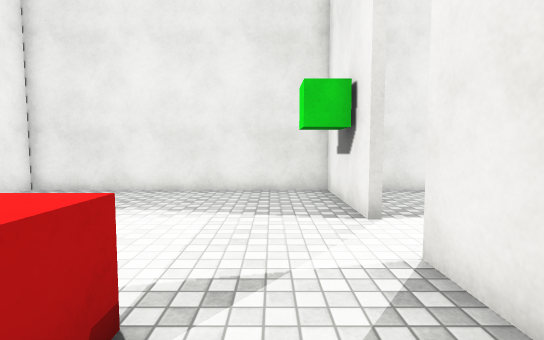
View 1 (above)

13 first-person views from a walk through a Unity game level. The camera is 1.3 m above the floor, tilts 4° down and sees 85° across. The floor is counted in squares, 1 m on a side. Each view is taken from the middle of a square. On the plan, view 1 faces up. The plan holds only what a view shows up to about 14 squares ahead; the rest is blank. The player is left out. Surface patterns are stand-ins for the level's own textures.

View 2
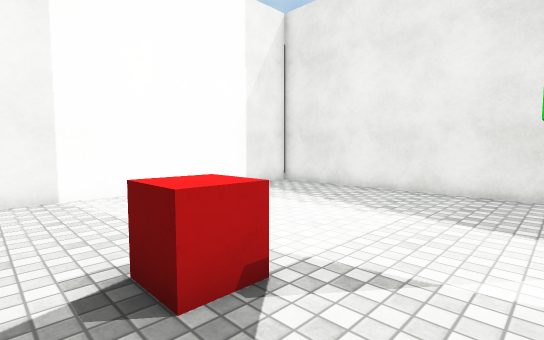

View 3
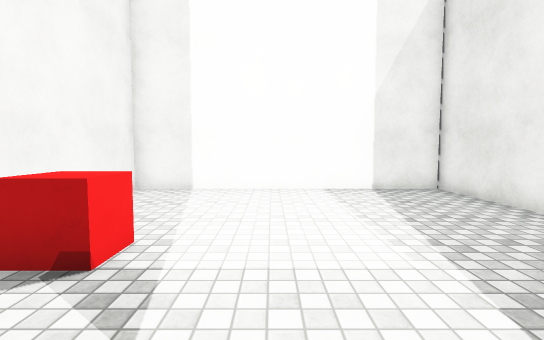

View 4
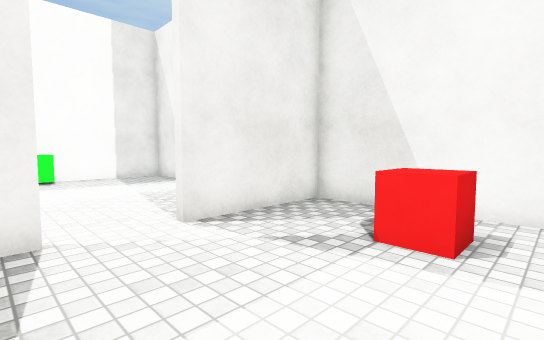

View 5
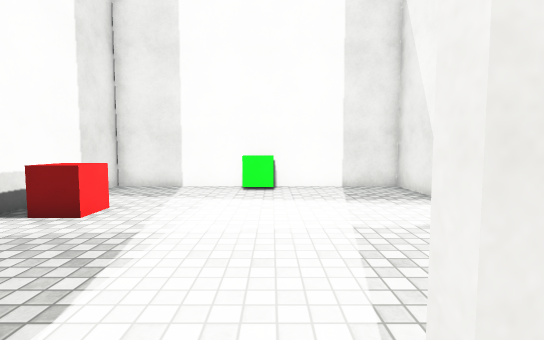

View 6
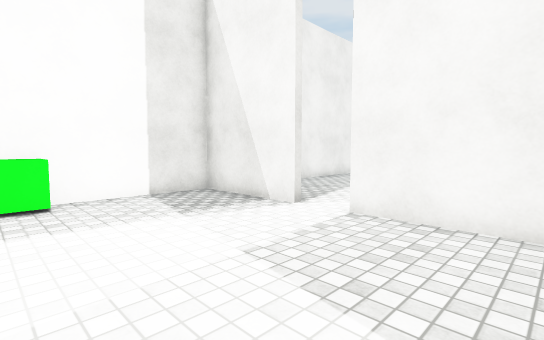

View 7
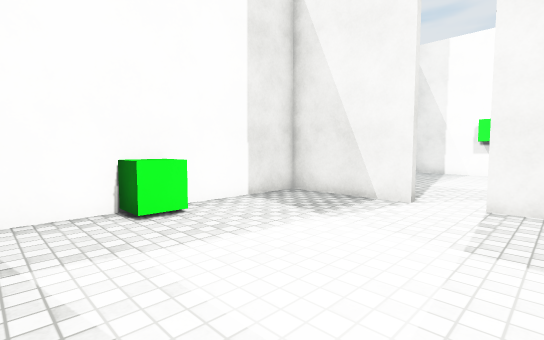

View 8
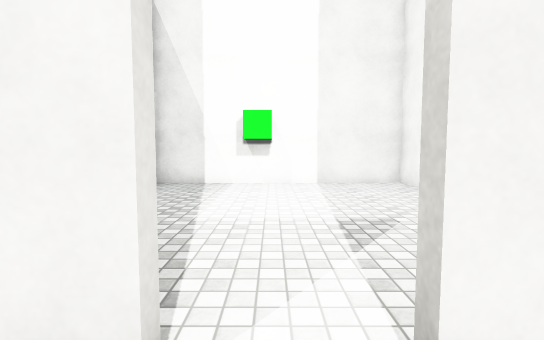

View 9
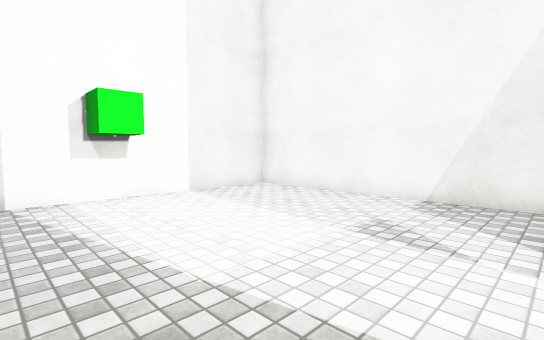

View 10
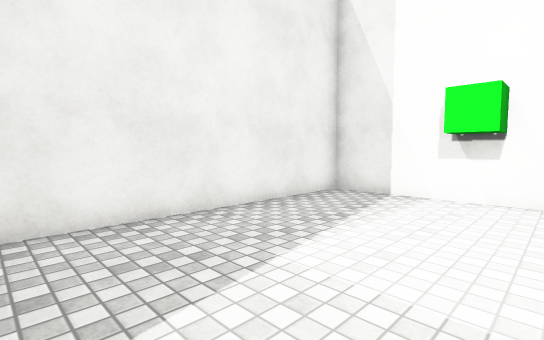

View 11
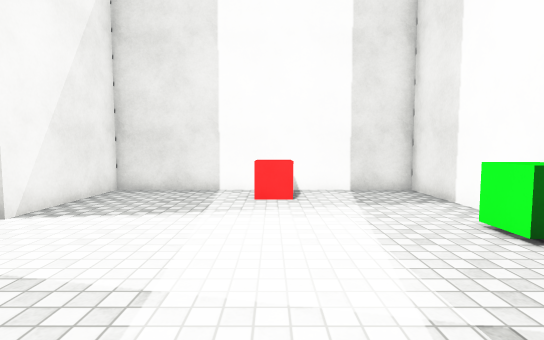

View 12
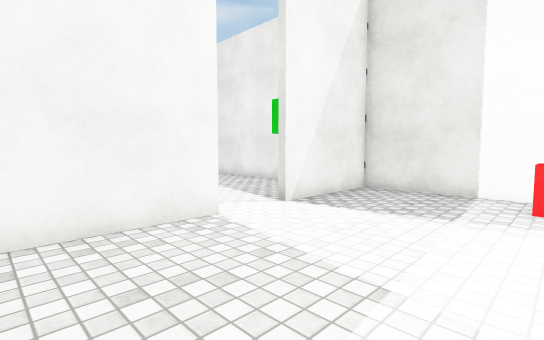

View 13
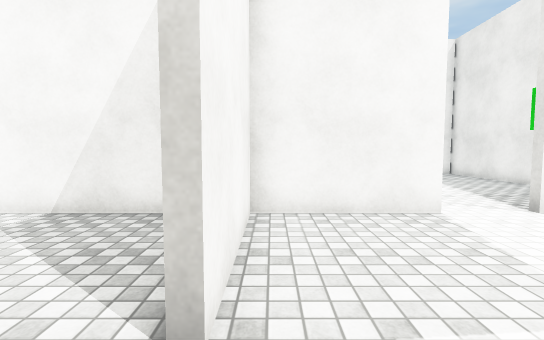

### Floor plan
Points are (right, up) in squares from view 1. A wall is a line through its corners. A room is listed if a view was taken in it or the views show most of it. See-through windows are left out.
Room 1 (views 1, 2, 3, 4, 5)
walls: (1.8, 5.4) (1.8, 9.5) (-7.7, 9.5) (-7.7, -0.4) (1.8, -0.4) (1.8, 3.5)
ways out: opening at (2, 4.5) to room 2
objects: red cube (-2, 1) to (-1, 2)
Room 2 (views 6, 7, 8, 11, 12, 13)
walls: (2, 3.5) (2, -0.4) (6.2, -0.4); (7.6, -0.4) (11.5, -0.4) (11.5, 9.5) (2, 9.5) (2, 5.4)
ways out: opening at (2, 4.5) to room 1; opening at (7, -1) to room 3
objects: red cube (7, 8) to (7, 9); green cube (11, 4) to (11, 5)
Room 3 (views 9, 10)
walls: (2, -2.1) (2, -10.5) (11.5, -10.5) (11.5, -2.1)
ways out: opening at (7, -1) to room 2
objects: green cube (7, -10) to (8, -10)

Where each view was taken, in squares from view 1:
view 1: 0 up, 0 right, facing up
view 2: 0 up, 1 right, facing up-left
view 3: 4 up, 2 right, facing left
view 4: 6 up, 3 left, facing down-right
view 5: 4 up, 1 right, facing right
view 6: 5 up, 3 right, facing down-right
view 7: 7 up, 5 right, facing down-right
view 8: 1 up, 7 right, facing down
view 9: 2 down, 10 right, facing down-left
view 10: 2 down, 6 right, facing down-right
view 11: 0 up, 7 right, facing up
view 12: 0 up, 7 right, facing up-left
view 13: 0 up, 8 right, facing left
